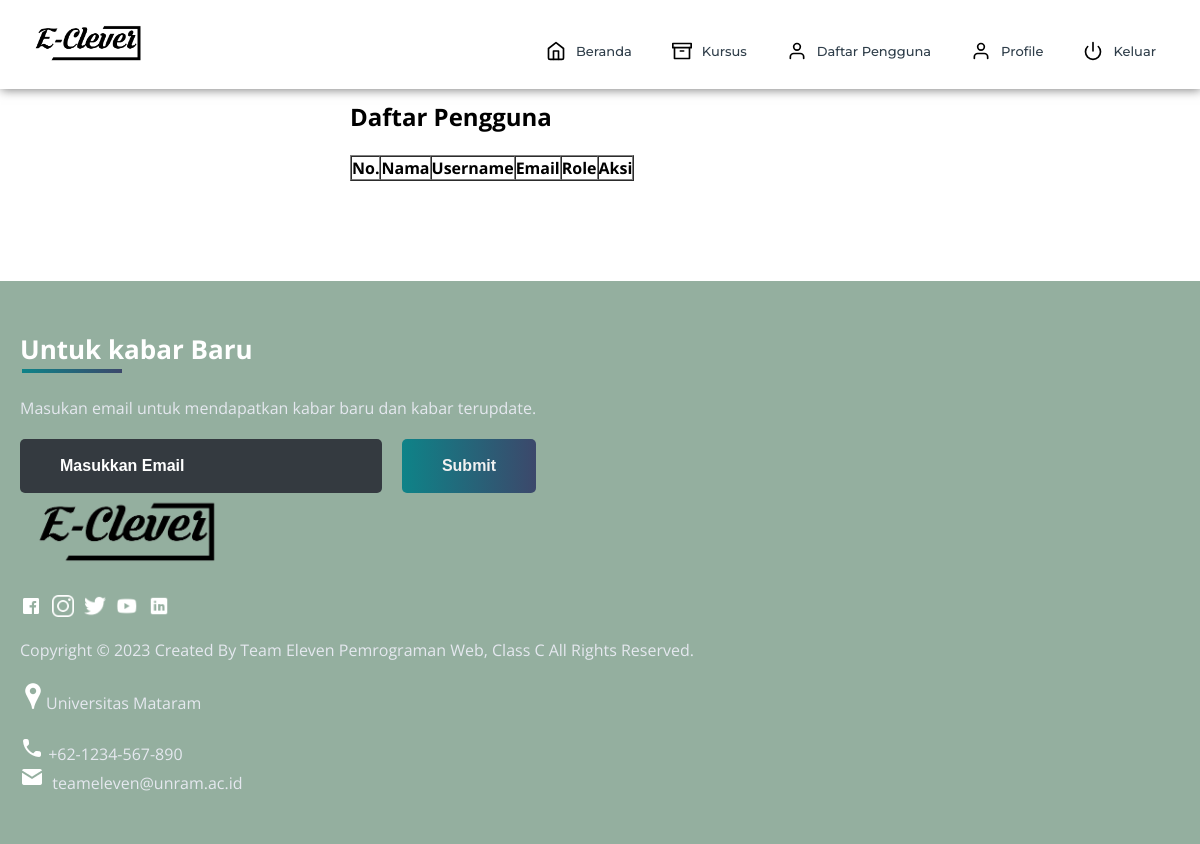
/admin/Users.php, run on an earlier commit of the app's database.
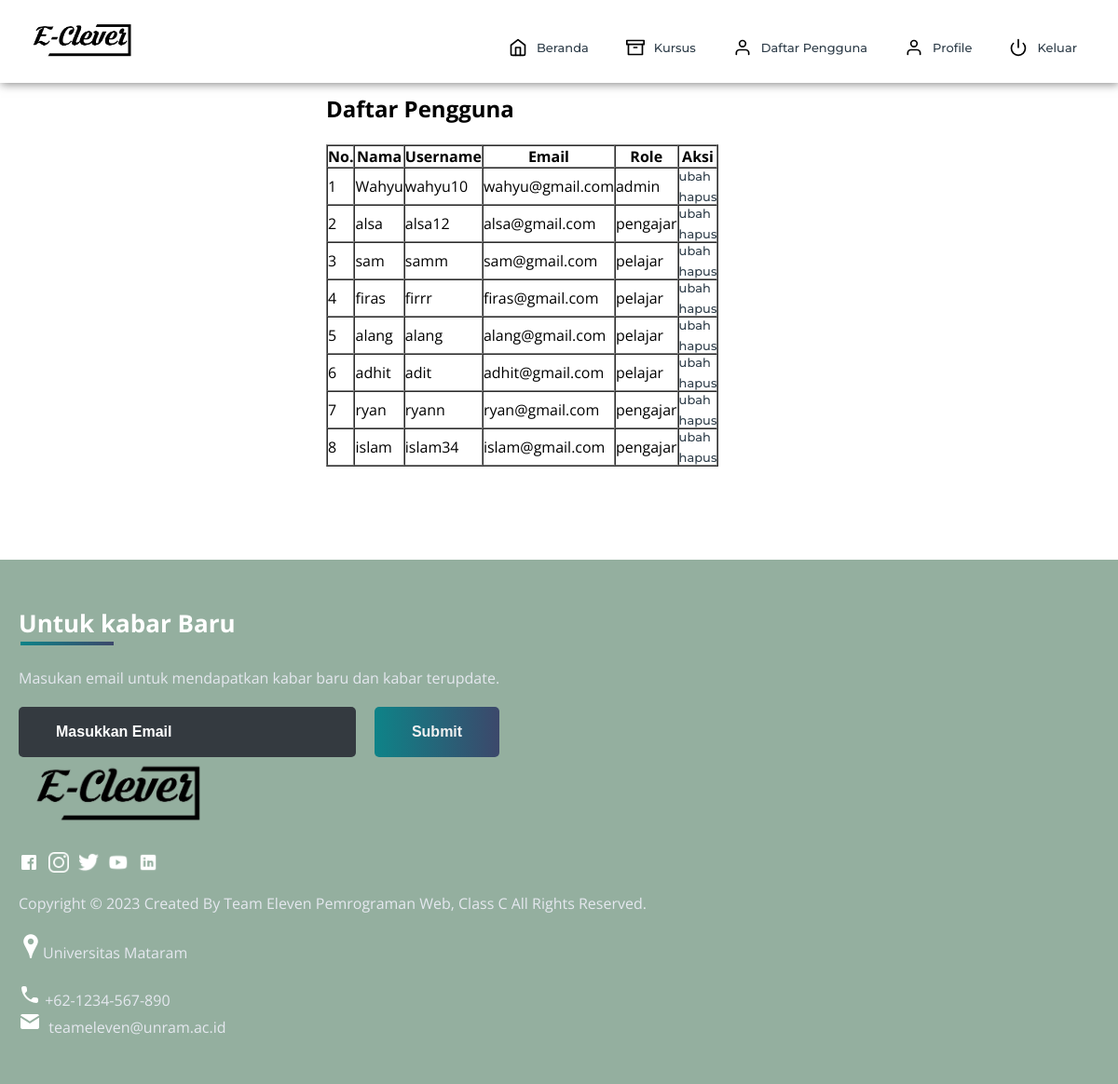
And on a later commit of the database.
### tables this page shows
CREATE TABLE `users` (
  `id_users` int(11) NOT NULL,
  `nama` varchar(255) NOT NULL,
  `username` varchar(25) NOT NULL,
  `email` varchar(255) NOT NULL,
  `password` varchar(255) NOT NULL,
  `role` text NOT NULL
);

### php/functions.php (called while the page is built, shortened)
<?php
$host = 'localhost';
$user = 'root';
$pass = '';
$dbname = 'e_clever';
$conn = mysqli_connect($host, $user, $pass, $dbname) or die("gagal");
mysqli_select_db($conn, $dbname);
function query($query){
    global $conn;
    $result = mysqli_query($conn, $query);
    $rows = [];
    while( $row = mysqli_fetch_assoc($result)){
        $rows[] = $row;
    }
    return $rows;
}
?>

### admin/Users.php (the view, shortened to what this page needs)
<?php
require '../php/functions.php';
$users = query("SELECT * FROM users");
?>
<!DOCTYPE html>
<html>
<head>
	<link rel="stylesheet" href="../admin/adminstyle.css">
</head>
<body>
<header>
    <div class="nav" id="nav">
        <div id="learned-logo">
        <a href="#"><img src="../asset/images/icon/clever.png" style="width: 120px;"></a></div>
        <ul id="list-switch">
            <li><a href="home.html"><img src="../asset/images/icon/home.svg" class="icon">Beranda</a></li>
            <li><a href="mycourse.html"><img src="../asset/images/icon/archive.svg" class="icon">Kursus</a></li>
			<li><a href="users.php"><img src="../asset/images/icon/user.svg" class="icon">Daftar Pengguna</a></li>
            <li><a href="profile.html"><img src="../asset/images/icon/user.svg" class="icon">Profile</a></li>
            <li><a onclick="logout()"><img src="../asset/images/icon/power.svg" alt="">Keluar</a></li>
        </ul>
    </div>
</header>
<section class="daf-users">
	<div class="tab-users" id="">
		<h1>Daftar Pengguna</h1><br>
		<table border="1" cellpadding="10" cellspacing="0">
			<tr>
				<th>No.</th>
				<th>Nama</th>
				<th>Username</th>
				<th>Email</th>
				<th>Role</th>
				<th>Aksi</th>
			</tr>
			<?php $i = 1; ?>
			<?php foreach($users as $row) : ?>
			<tr>
				<td><?= $i; ?></td>
				<td><?= $row["nama"]; ?></td>
				<td><?= $row["username"]; ?></td>
				<td><?= $row["email"]; ?></td>
				<td><?= $row["role"]; ?></td>
				<td>
					<a href="update.php?id=<?= $row["id"]; ?>">ubah</a><br>
					<a href="delete.php?id=<?= $row["id"]; ?>" onclick="return confirm('yakin?')">hapus</a>
				</td>
			</tr>
			<?php $i++; ?>
			<?php endforeach; ?>
		</table>
	 </div>
</section>
<footer>
	<div class="footer-container">
		<div class="left-col">
			<img src="../asset/images/icon/clever.png" style="width: 200px;">
			<div class="social-media">
				<a href="#"><img src="../asset/images/icon\fb.png"></a>
				<a href="#"><img src="../asset/images/icon\insta.png"></a>
				<a href="#"><img src="../asset/images/icon\tt.png"></a>
				<a href="#"><img src="../asset/images/icon\ytube.png"></a>
				<a href="#"><img src="../asset/images/icon\linkedin.png"></a>
			</div><br><br>
			<p class="rights-text">Copyright © 2023 Created By Team Eleven Pemrograman Web, Class C All Rights Reserved.</p>
			<br><p><img src="../asset/images/icon/location.png">Universitas Mataram</p><br>
			<p><img src="../asset/images/icon/phone.png"> +62-1234-567-890<br><img src="../asset/images/icon/mail.png">&nbsp; teameleven@unram.ac.id</p>
		</div>
		<div class="right-col">
			<h1 style="color: #fff">Untuk kabar Baru</h1>
			<div class="border"></div><br>
			<p>Masukan email untuk mendapatkan kabar baru dan kabar terupdate.</p>
			<form class="newsletter-form">
				<input class="txtb" type="email" placeholder="Masukkan Email">
				<input class="btn" type="submit" value="Submit">
			</form>
		</div>
	</div>
</footer>
</body>
</html>

### admin/adminstyle.css (style rules this page uses)
* { box-sizing: border-box; margin: 0; padding: 0; }
html { scroll-behavior: smooth; }
body { background: #FFF; font-family: 'Open Sans', sans-serif; }
.nav { width: 100%; background-color: #fff; display: flex; flex-wrap: wrap; justify-content: space-between; align-items: center; padding: 20px 2%; position: fixed; top: 0px; z-index: 10; box-shadow: 1px 1px 10px rgba(0,0,0,0.5); }
.nav li, a, button { float: left; font-family: "Montserrat", sans-serif; font-weight: 500; font-size: 13px; color: #2E3D49; display: block; text-decoration: none; text-align: center; }
.nav ul li img { width: 20px; margin-right: 10px; transform: translateY(5px); padding-top: 5px; }
.nav ul li { list-style: none; display: inline-block; padding: 0px 20px; }
.nav ul li a { transition: all 0.3s ease 0s; }
.daf-users { padding: 100px; width: 100%; display: flex; flex-wrap: wrap; align-items: center; justify-content: center; }
.daf-users .tab-users { width: 50%; height: 50%; }
footer { color: #E5E8EF; background: #94AF9F; padding: 50px 0; }
footer .footer-container { max-width: 1300px; margin: auto; padding: 0 20px; display: flex; justify-content: space-between; align-items: center; flex-wrap: wrap-reverse; }
footer .social-media img { width: 22px; }
footer .social-media { margin: 20px 0; }
footer .social-media a { color: #001a21; margin-right: 10px; font-size: 22px; text-decoration: none; }
footer .right-col h1 { font-size: 26px; }
footer .border { width: 100px; height: 4px; background: linear-gradient(to right, #0E8388, #3C486B); margin: 2px; }
footer .newsletter-form { display: flex; justify-content: center; align-items: center; flex-wrap: wrap; }
footer input::placeholder { color: white !important; }
footer .txtb { flex: 1; padding: 18px 40px; font-size: 16px; background: #343A40; border: none; font-weight: 700; outline: none; border-radius: 5px; min-width: 260px; margin-top: 20px; color: white; }
footer .btn { margin-top: 20px; padding: 18px 40px; font-size: 16px; color: #f1f1f1; background: linear-gradient(to right, #0E8388, #3C486B); border: none; font-weight: 700; outline: none; border-radius: 5px; margin-left: 20px; cursor: pointer; transition: opacity .3s linear; }

What changed in the data, as far as the page shows it:
added users: nama "Wahyu", username "wahyu10", email "wahyu@gmail.com", role "admin"
added users: nama "alsa", username "alsa12", email "alsa@gmail.com", role "pengajar"
added users: nama "sam", username "samm", email "sam@gmail.com", role "pelajar"
added users: nama "firas", username "firrr", email "firas@gmail.com", role "pelajar"
added users: nama "alang", username "alang", email "alang@gmail.com", role "pelajar"
added users: nama "adhit", username "adit", email "adhit@gmail.com", role "pelajar"
added users: nama "ryan", username "ryann", email "ryan@gmail.com", role "pengajar"
added users: nama "islam", username "islam34", email "islam@gmail.com", role "pengajar"
